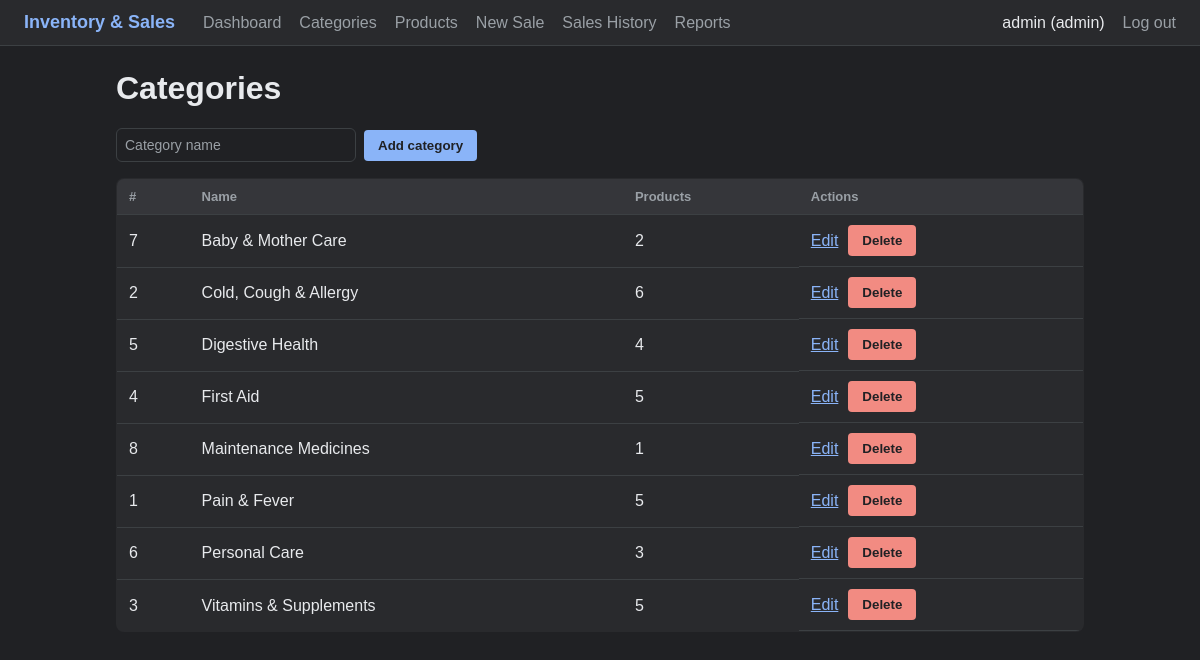
/pages/categories.php (signed in), run on the app's committed database.
### tables this page shows
CREATE TABLE `categories` (
  `id` int(11) NOT NULL,
  `name` varchar(100) NOT NULL,
  `is_active` tinyint(1) NOT NULL DEFAULT 1
);

### pages/categories.php (the view, shortened to what this page needs)
<?php
require '../includes/db.php';
$editing = null;
$rows = $conn->query(
    "SELECT c.id, c.name, COUNT(p.id) AS product_count
     FROM categories c
     LEFT JOIN products p ON p.category_id = c.id AND p.is_active = 1
     WHERE c.is_active = 1
     GROUP BY c.id, c.name ORDER BY c.name"
);
require '../includes/header.php';
?>
<h1>Categories</h1>
<form method="POST" class="inline-form">
    <input type="text" name="name" placeholder="Category name" required
           value="<?= $editing ? htmlspecialchars($editing['name']) : '' ?>">
    <button type="submit"><?= $editing ? 'Save changes' : 'Add category' ?></button>
</form>
<table>
    <tr><th>#</th><th>Name</th><th>Products</th><th>Actions</th></tr>
    <?php while ($r = $rows->fetch_assoc()): ?>
        <tr>
            <td><?= (int)$r['id'] ?></td>
            <td><?= htmlspecialchars($r['name']) ?></td>
            <td><?= (int)$r['product_count'] ?></td>
            <td class="actions">
                <a href="categories.php?edit=<?= (int)$r['id'] ?>">Edit</a>
                <form method="POST" onsubmit="return confirm('Delete this category?');">
                    <button type="submit" class="danger">Delete</button>
                </form>
            </td>
        </tr>
    <?php endwhile; ?>
</table>
<?php require '../includes/footer.php'; ?>

### style.css (style rules this page uses)
:root { color-scheme: dark; --bg: #202124; --surface: #292a2d; --raised: #35363a; --line: #3c4043; --text: #e8eaed; --muted: #9aa0a6; --accent: #8ab4f8; --accent-hover: #aecbfa; --on-accent: #202124; --red: #f28b82; --green: #81c995; --amber: #fdd663; --landing-bg: radial-gradient(circle at 20% 15%, rgba(138, 180, 248, 0.18), transparent 45%), linear-gradient(135deg, #202124, #2d2e31); }
* { box-sizing: border-box; }
body { font-family: Arial, Helvetica, sans-serif; margin: 0; background: var(--bg); color: var(--text); }
h1, h2, h3 { color: var(--text); }
a { color: var(--accent); }
table { width: 100%; border-collapse: collapse; background: var(--surface); border: 1px solid var(--line); border-radius: 8px; overflow: hidden; }
th, td { padding: 10px 12px; text-align: left; border-bottom: 1px solid var(--line); }
th { background: var(--raised); color: var(--muted); font-size: 13px; }
.inline-form { display: flex; gap: 8px; margin: 16px 0; align-items: center; }
.inline-form input { padding: 8px; min-width: 240px; }
input, select { background: var(--bg); color: var(--text); border: 1px solid var(--line); border-radius: 6px; font-family: inherit; font-size: 14px; }
input::placeholder { color: var(--muted); }
button { background: var(--accent); color: var(--on-accent); border: none; border-radius: 4px; padding: 8px 14px; font-weight: bold; cursor: pointer; }
button.danger { background: var(--red); color: var(--on-accent); }
.actions { display: flex; gap: 10px; align-items: center; }
.actions form { margin: 0; }

### data on the page
categories: id "7", name "Baby & Mother Care", product_count "2"
categories: id "2", name "Cold, Cough & Allergy", product_count "6"
categories: id "5", name "Digestive Health", product_count "4"
categories: id "4", name "First Aid", product_count "5"
categories: id "8", name "Maintenance Medicines", product_count "1"
categories: id "1", name "Pain & Fever", product_count "5"
categories: id "6", name "Personal Care", product_count "3"
categories: id "3", name "Vitamins & Supplements", product_count "5"

### other printed values
$_SESSION['username'] "admin"
$_SESSION['role'] "admin"
